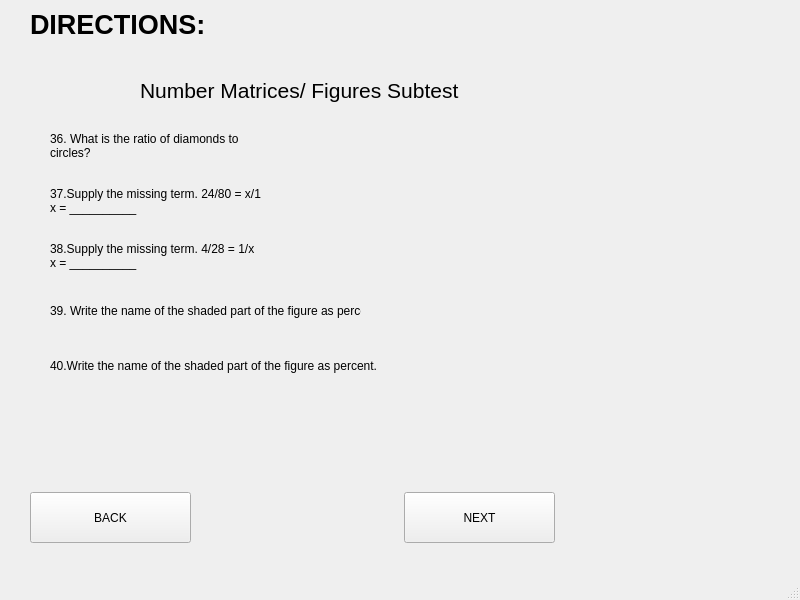
<?xml version="1.0" encoding="UTF-8"?>
<ui version="4.0">
 <class>MainWindow</class>
 <widget class="QMainWindow" name="MainWindow">
  <property name="geometry">
   <rect>
    <x>0</x>
    <y>0</y>
    <width>800</width>
    <height>600</height>
   </rect>
  </property>
  <property name="windowTitle">
   <string>MainWindow</string>
  </property>
  <widget class="QWidget" name="centralwidget">
   <widget class="QLabel" name="label">
    <property name="geometry">
     <rect>
      <x>30</x>
      <y>9</y>
      <width>251</width>
      <height>31</height>
     </rect>
    </property>
    <property name="font">
     <font>
      <pointsize>20</pointsize>
      <weight>75</weight>
      <bold>true</bold>
     </font>
    </property>
    <property name="text">
     <string>DIRECTIONS:</string>
    </property>
   </widget>
   <widget class="QLabel" name="label_2">
    <property name="geometry">
     <rect>
      <x>140</x>
      <y>60</y>
      <width>331</width>
      <height>61</height>
     </rect>
    </property>
    <property name="font">
     <font>
      <pointsize>16</pointsize>
     </font>
    </property>
    <property name="text">
     <string>Number Matrices/ Figures Subtest</string>
    </property>
   </widget>
   <widget class="QPushButton" name="pushButton">
    <property name="geometry">
     <rect>
      <x>30</x>
      <y>492</y>
      <width>161</width>
      <height>51</height>
     </rect>
    </property>
    <property name="text">
     <string>BACK</string>
    </property>
   </widget>
   <widget class="QPushButton" name="pushButton_2">
    <property name="geometry">
     <rect>
      <x>404</x>
      <y>492</y>
      <width>151</width>
      <height>51</height>
     </rect>
    </property>
    <property name="text">
     <string>NEXT</string>
    </property>
   </widget>
   <widget class="QLabel" name="label_3">
    <property name="geometry">
     <rect>
      <x>50</x>
      <y>130</y>
      <width>251</width>
      <height>31</height>
     </rect>
    </property>
    <property name="text">
     <string>36. What is the ratio of diamonds to
circles?</string>
    </property>
   </widget>
   <widget class="QLabel" name="label_4">
    <property name="geometry">
     <rect>
      <x>50</x>
      <y>185</y>
      <width>211</width>
      <height>31</height>
     </rect>
    </property>
    <property name="text">
     <string>37.Supply the missing term. 24/80 = x/10 
x = __________</string>
    </property>
   </widget>
   <widget class="QLabel" name="label_5">
    <property name="geometry">
     <rect>
      <x>50</x>
      <y>235</y>
      <width>211</width>
      <height>41</height>
     </rect>
    </property>
    <property name="text">
     <string>38.Supply the missing term. 4/28 = 1/x
x = __________ </string>
    </property>
   </widget>
   <widget class="QLabel" name="label_6">
    <property name="geometry">
     <rect>
      <x>50</x>
      <y>290</y>
      <width>311</width>
      <height>41</height>
     </rect>
    </property>
    <property name="text">
     <string>39. Write the name of the shaded part of the figure as percent</string>
    </property>
   </widget>
   <widget class="QLabel" name="label_7">
    <property name="geometry">
     <rect>
      <x>50</x>
      <y>350</y>
      <width>331</width>
      <height>31</height>
     </rect>
    </property>
    <property name="text">
     <string>40.Write the name of the shaded part of the figure as percent.</string>
    </property>
   </widget>
  </widget>
  <widget class="QMenuBar" name="menubar">
   <property name="geometry">
    <rect>
     <x>0</x>
     <y>0</y>
     <width>800</width>
     <height>21</height>
    </rect>
   </property>
  </widget>
  <widget class="QStatusBar" name="statusbar"/>
 </widget>
 <resources/>
 <connections/>
</ui>
